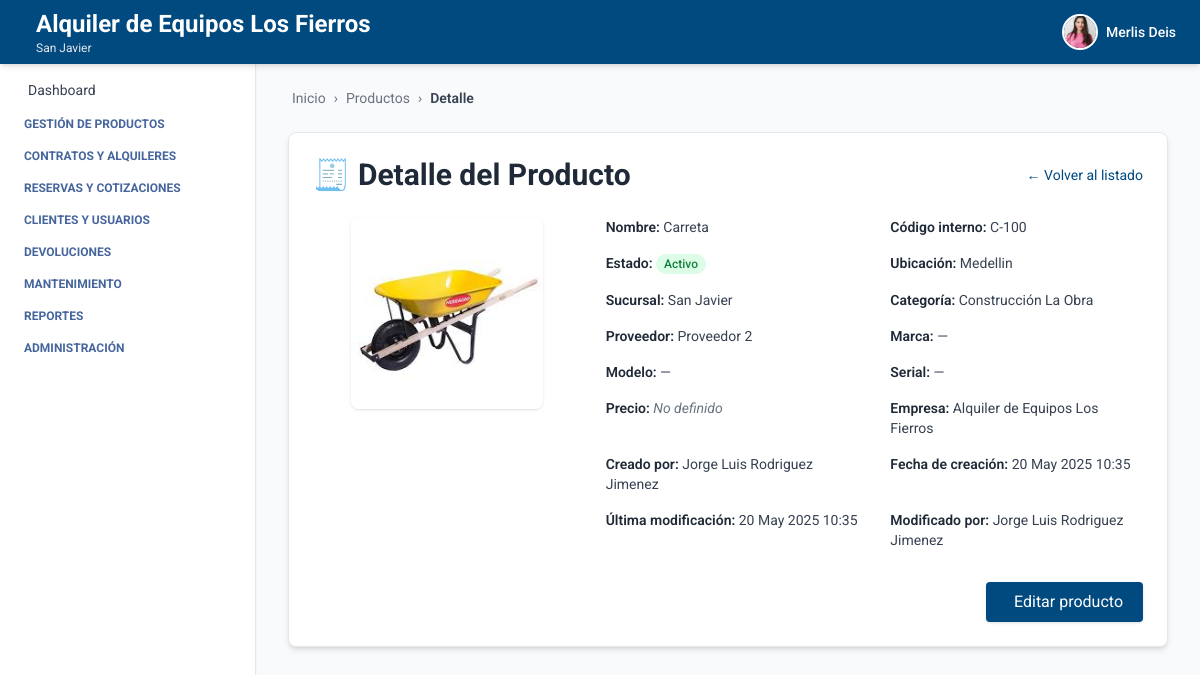
The page /productos/detalles/3/ (signed in) on the database as committed earlier.
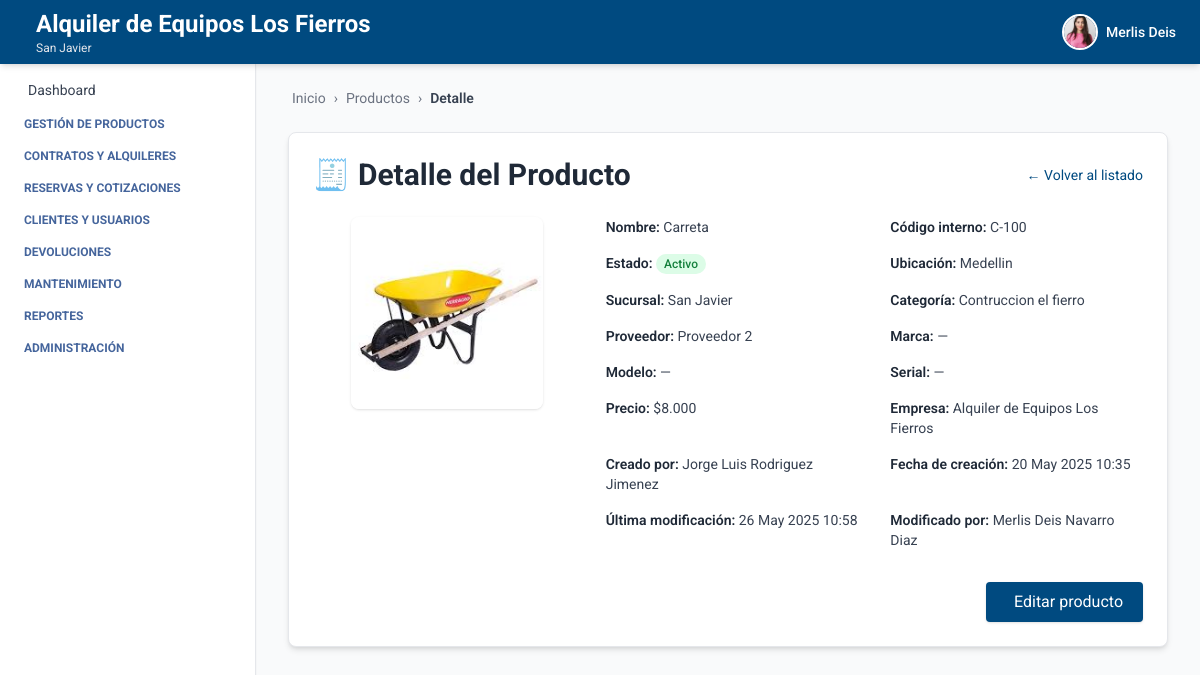
The same page on the database as committed later.
### producto/models.py (models this page shows, shortened)
class Producto(models.Model):
    ESTADOS = [
        ("activo", "Activo"),
        ("inactivo", "Inactivo"),
        ("disponible", "Disponible"),
        ("no_disponible", "No disponible"),
    ]
    nombre = models.CharField(max_length=100)
    descripcion = models.TextField()
    codigo_interno = models.CharField(max_length=50)
    estado = models.CharField(max_length=20, choices=ESTADOS, default="activo")
    iva_porcentaje = models.DecimalField(max_digits=5, decimal_places=2, default=0, help_text="Porcentaje de IVA aplicado al producto")
    ubicacion_actual = models.CharField(max_length=100)
    marca = models.CharField(max_length=100, blank=True, null=True)
    modelo = models.CharField(max_length=100, blank=True, null=True)
    serial = models.CharField(max_length=100, blank=True, null=True)
    imagen = models.ImageField(upload_to="media/productos/", null=True, blank=True)
    empresa = models.ForeignKey(Empresa, on_delete=models.CASCADE, related_name='productos', default=1)
    sucursal = models.ForeignKey(Sucursal, on_delete=models.CASCADE, related_name='productos', default=1)
    categoria = models.ForeignKey(Categoria, on_delete=models.SET_NULL, null=True, blank=True, related_name='productos')
    proveedor = models.ForeignKey(Proveedor, on_delete=models.SET_NULL, null=True, blank=True, related_name='productos')
    created_at = models.DateTimeField(auto_now_add=True)
    updated_at = models.DateTimeField(auto_now=True)
    creado_por = models.CharField(max_length=100, blank=True, null=True)
    modificado_por = models.CharField(max_length=100, blank=True, null=True)
    class Meta:
        ordering = ['nombre']
        verbose_name = 'Producto'
        verbose_name_plural = 'Productos'
        constraints = [
            models.UniqueConstraint(fields=['empresa', 'codigo_interno'], name='unique_codigo_por_empresa')
        ]
    objects = ProductoManager()

class Categoria(models.Model):
    nombre = models.CharField(max_length=100, null=False)
    descripcion = models.TextField(blank=True, null=False)
    empresa = models.ForeignKey(Empresa, on_delete=models.CASCADE, related_name='categorias', default=1)
    class Meta:
        verbose_name = 'Categoría'
        verbose_name_plural = 'Categorías'
        unique_together = ('nombre', 'empresa')
        ordering = ['nombre']

class Proveedor(models.Model):
    ESTADOS = [
        ("activo", "Activo"),
        ("inactivo", "Inactivo"),
    ]
    nombre = models.CharField(max_length=100)
    nit = models.CharField(max_length=50, unique=True)
    ciudad = models.CharField(max_length=100, blank=True, null=True)
    direccion = models.CharField(max_length=255, blank=True, null=True)
    departamento = models.CharField(max_length=100, blank=True, null=True)
    telefono = models.CharField(max_length=20, blank=True, null=True)
    estado = models.CharField(max_length=20, choices=ESTADOS, default="activo")
    empresa = models.ForeignKey(Empresa, on_delete=models.CASCADE, related_name='proveedores', default=1)

class PrecioProducto(models.Model):
    producto = models.ForeignKey(Producto, related_name='precios', on_delete=models.CASCADE)
    valor = models.DecimalField(max_digits=10, decimal_places=2)

### empresa/models.py (models this page shows, shortened)
class Sucursal(models.Model):
    ESTADOS = [
        ("activo", "Activo"),
        ("inactivo", "Inactivo"),
    ]
    empresa = models.ForeignKey(Empresa, related_name='sucursales', on_delete=models.CASCADE)
    nombre = models.CharField(max_length=100)
    ciudad = models.CharField(max_length=100)
    direccion = models.CharField(max_length=255)
    departamento = models.CharField(max_length=100, blank=True, null=True)
    telefono = models.CharField(max_length=20, blank=True, null=True)
    estado = models.CharField(max_length=20, choices=ESTADOS, default="activo")

class Empresa(models.Model):
    ESTADOS = [
        ("activo", "Activo"),
        ("inactivo", "Inactivo"),
    ]
    nombre = models.CharField(max_length=100)
    nit = models.CharField(max_length=50, unique=True)
    ciudad = models.CharField(max_length=100, blank=True, null=True)
    direccion = models.CharField(max_length=255, blank=True, null=True)
    departamento = models.CharField(max_length=100, blank=True, null=True)
    telefono = models.CharField(max_length=20, blank=True, null=True)
    estado = models.CharField(max_length=20, choices=ESTADOS, default="activo")
    logo = models.ImageField(upload_to='empresas/img/', blank=True, null=True)

### producto/views_producto.py (the view)
# urls.py: path('detalles/<int:pk>/', ProductoDetailView.as_view(), name='detalle_producto'),
class ProductoDetailView(LoginRequiredMixin, BreadcrumbMixin, DetailView):
    model = Producto
    template_name = 'producto_detalle.html'
    context_object_name = 'producto'
    breadcrumb_items = [
        ("Productos", reverse_lazy("producto_list")),
        ("Detalle", None)
    ]

### core/views.py (called while the page is built)
    def get_context_data(self, **kwargs):
        context = super().get_context_data(**kwargs)
        context["home"] = self.home_url
        context["breadcrumb_items"] = self.breadcrumb_items
        return context

### producto/templates/producto_detalle.html (shortened to what this page needs)
{% extends 'index.html' %}
{% load humanize %}
{% block breadcrumb %}
  {% include 'breadcrumb.html' with home='/' breadcrumbs=breadcrumb_items %}
{% endblock %}
{% block content %}
<div class="max-w-4xl mx-auto mt-6 bg-white p-6 rounded-lg shadow-md border border-gray-200">
  <div class="flex justify-between items-center mb-6">
    <h2 class="text-3xl font-bold text-gray-800">🧾 Detalle del Producto</h2>
    <a href="{% url 'producto_list' %}" class="text-sm text-[var(--primary-color)] hover:underline">← Volver al listado</a>
  </div>
  <div class="flex flex-col md:flex-row gap-6">
    {% if producto.imagen %}
      <div class="md:w-1/3 flex justify-center">
        <img src="{{ producto.imagen.url }}" alt="{{ producto.nombre }}" class="w-48 h-48 object-cover rounded-lg shadow" />
      </div>
    {% endif %}
    <div class="grid grid-cols-1 md:grid-cols-2 gap-y-4 gap-x-8 text-gray-700 text-sm md:w-2/3">
      <p><span class="font-semibold text-gray-800">Nombre:</span> {{ producto.nombre }}</p>
      <p><span class="font-semibold text-gray-800">Código interno:</span> {{ producto.codigo_interno }}</p>
      <p>
        <span class="font-semibold text-gray-800">Estado:</span>
        <span class="inline-block px-2 py-0.5 rounded-full text-xs font-medium
          {% if producto.estado == 'activo' %}
            bg-green-100 text-green-700
          {% else %}
            bg-red-100 text-red-700
          {% endif %}">
          {{ producto.get_estado_display }}
        </span>
      </p>
      <p><span class="font-semibold text-gray-800">Ubicación:</span> {{ producto.ubicacion_actual }}</p>
      <p><span class="font-semibold text-gray-800">Sucursal:</span> {{ producto.sucursal.nombre }}</p>
      <p><span class="font-semibold text-gray-800">Categoría:</span> {{ producto.categoria.nombre }}</p>
      <p><span class="font-semibold text-gray-800">Proveedor:</span> {{ producto.proveedor.nombre }}</p>
      <p><span class="font-semibold text-gray-800">Marca:</span> {{ producto.marca|default:"—" }}</p>
      <p><span class="font-semibold text-gray-800">Modelo:</span> {{ producto.modelo|default:"—" }}</p>
      <p><span class="font-semibold text-gray-800">Serial:</span> {{ producto.serial|default:"—" }}</p>
      {% if producto.precios.first %}
        <p><span class="font-semibold text-gray-800">Precio:</span> ${{ producto.precios.first.valor|floatformat:0|intcomma }}</p>
      {% else %}
        <p><span class="font-semibold text-gray-800">Precio:</span> <span class="italic text-gray-500">No definido</span></p>
      {% endif %}
      <p><span class="font-semibold text-gray-800">Empresa:</span> {{ producto.empresa.nombre }}</p>
      <p><span class="font-semibold text-gray-800">Creado por:</span> {{ producto.creado_por }}</p>
      <p><span class="font-semibold text-gray-800">Fecha de creación:</span> {{ producto.created_at|date:'d M Y H:i' }}</p>
      <p><span class="font-semibold text-gray-800">Última modificación:</span> {{ producto.updated_at|date:'d M Y H:i' }}</p>
      <p><span class="font-semibold text-gray-800">Modificado por:</span> {{ producto.modificado_por }}</p>
    </div>
  </div>
  <div class="mt-8 text-right">
    <a href="{% url 'editar_producto' producto.id %}" class="inline-flex items-center gap-2 bg-[var(--primary-color)] text-white px-5 py-2 rounded shadow hover:bg-blue-700 transition">
       Editar producto
    </a>
  </div>
</div>
{% endblock %}

Rows that differ between the two databases and show on the page:
changed Producto "Carreta": categoria.nombre "Construcción La Obra" → "Contruccion el fierro"; precios.first.valor (not shown) → "8.000"; updated_at "20 May 2025 10:35" → "26 May 2025 10:58"; modificado_por "Jorge Luis Rodriguez Jimenez" → "Merlis Deis Navarro Diaz"
Other text that changed with them:
text no longer shown: "No definido"
